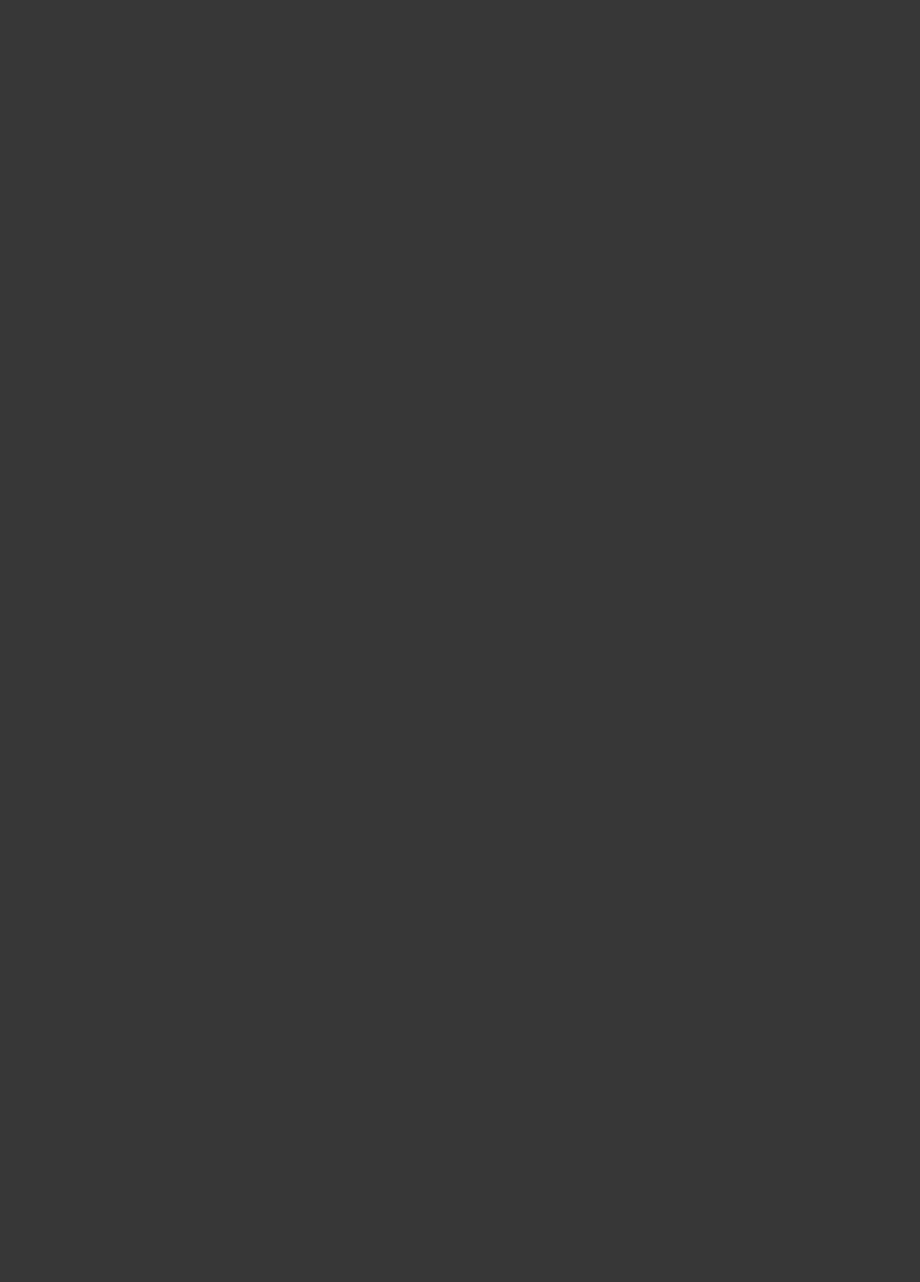
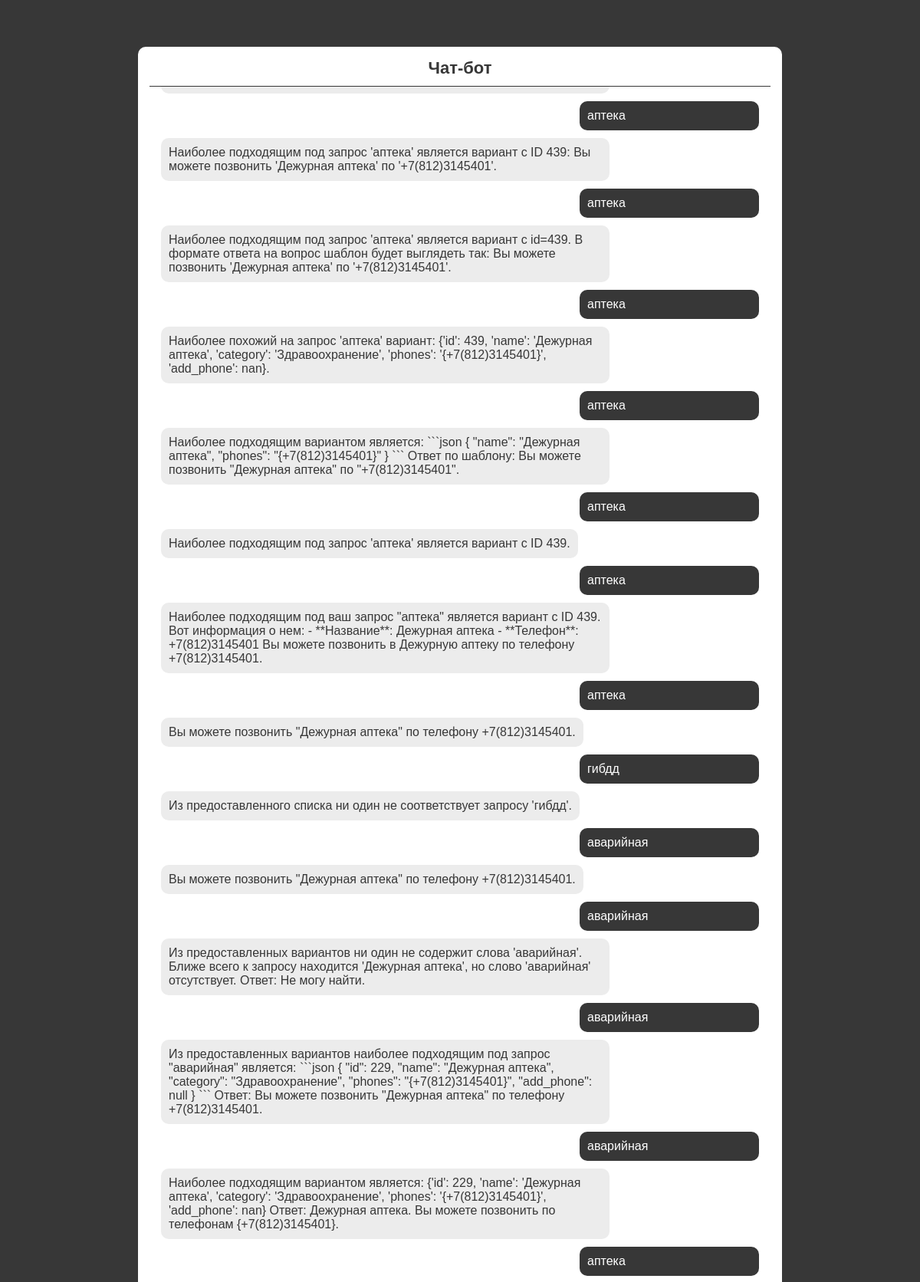
The page / (upper part) on the database its author committed (2 pictures, top to bottom).
### main/models.py (models this page shows, shortened)
class ChatMessage(models.Model):
    query = models.TextField()
    response = models.TextField()
    created_at = models.DateTimeField(auto_now_add=True)
    class Meta:
        managed = True
        verbose_name = 'Сообщение'
        verbose_name_plural = 'Сообщения чата'

### main/views.py (the view, shortened to what this page needs)
# urls.py: path('', render_main_page, name='main'),
def render_main_page(request):
    all_messages = ChatMessage.objects.all()
    return render(request, 'main/main_page.html', {"messages": all_messages})

### main/templates/main/main_page.html (shortened to what this page needs)
{% load static %}
<!DOCTYPE html>
<html lang="ru">
<head>
    <link rel="stylesheet" href="{% static 'main/css/styles.css' %}">
</head>
<body>
    <div class="card-container">
        <div class="card-header">
            <div class="text-h2 text-black">Чат-бот</div>
        </div>
        <div class="card-body">
            <div class="messages-container">
                {% for message in messages %}
                <div class="message-box right">
                    <p class="text-h3 text-white">{{ message.query }}</p>
                </div>
                <div class="message-box left">
                    <p class="text-h3 text-black">{{ message.response }}</p>
                </div>
                {% endfor %}
            </div>
        </div>
    </div>
</body>
</html>

### main/static/main/css/styles.css (style rules this page uses)
html { box-sizing: border-box; }
*, *::before, *::after { box-sizing: border-box; padding: 0; margin: 0; }
body { font-family: "Onest", sans-serif; font-weight: normal; background-color: #373737; display: flex; flex-direction: column; justify-content: center; align-items: center; height: 100vh; }
:root { --accent-color: #0083F5; --accent-bc: #024a9d; --black-color: #373737; --white-color: #fff; --grey-color: #ECECEC; --light-grey-color: rgba(237, 237, 237, 0.611); --dark-grey-color: #AFAFAF; }
.text-h2 { font-family: "Onest", sans-serif; font-weight: 700; font-size: 22px; }
.text-black { color: var(--black-color); }
.card-container { background-color: var(--white-color); border-radius: 10px; padding: 15px; display: flex; flex-direction: column; max-width: 70%; }
.card-header { display: flex; flex-direction: column; align-items: center; padding-bottom: 10px; border-bottom: 1px solid var(--black-color); }
.card-body { flex: 1; overflow-y: auto; }
.messages-container { display: flex; flex-direction: column; flex-wrap: nowrap; gap: 10px; padding: 15px; max-height: calc(100vh* 0.6); overflow-y: auto; overflow-x: hidden; }

### rows shown on the page
ChatMessage: query "аптека", response "Наиболее подходящим под запрос 'аптека' является вариант с ID 439: Вы можете позвонить 'Дежурная аптека' по '+7(812)3145401'."
ChatMessage: query "аптека", response "Наиболее подходящим под запрос 'аптека' является вариант с id=439. В формате ответа на вопрос шаблон будет выглядеть так: Вы можете позвонить 'Дежурная аптека' по '+7(812)3145401'."
ChatMessage: query "аптека", response "Наиболее похожий на запрос 'аптека' вариант: {'id': 439, 'name': 'Дежурная аптека', 'category': 'Здравоохранение', 'phones': '{+7(812)3145401}', 'add_phone': nan}."
ChatMessage: query "аптека", response "Наиболее подходящим вариантом является: ```json { \"name\": \"Дежурная аптека\", \"phones\": \"{+7(812)3145401}\" } ``` Ответ по шаблону: Вы можете позвонить \"Дежурная аптека\" по \"+7(812)3145401\"."
ChatMessage: query "аптека", response "Наиболее подходящим под запрос 'аптека' является вариант с ID 439."
ChatMessage: query "аптека", response "Наиболее подходящим под ваш запрос \"аптека\" является вариант с ID 439. Вот информация о нем: - **Название**: Дежурная аптека - **Телефон**: +7(812)3145401 Вы можете позвонить в Дежурную аптеку по телефону +7(812)3145401."
ChatMessage: query "аптека", response "Вы можете позвонить \"Дежурная аптека\" по телефону +7(812)3145401."
ChatMessage: query "гибдд", response "Из предоставленного списка ни один не соответствует запросу 'гибдд'."
ChatMessage: query "аварийная", response "Вы можете позвонить \"Дежурная аптека\" по телефону +7(812)3145401."
ChatMessage: query "аварийная", response "Из предоставленных вариантов ни один не содержит слова 'аварийная'. Ближе всего к запросу находится 'Дежурная аптека', но слово 'аварийная' отсутствует. Ответ: Не могу найти."
ChatMessage: query "аварийная", response "Из предоставленных вариантов наиболее подходящим под запрос \"аварийная\" является: ```json { \"id\": 229, \"name\": \"Дежурная аптека\", \"category\": \"Здравоохранение\", \"phones\": \"{+7(812)3145401}\", \"add_phone\": null } ``` Ответ: Вы можете позвонить \"Дежурная аптека\" по телефону +7(812)3145401."
ChatMessage: query "аварийная", response "Наиболее подходящим вариантом является: {'id': 229, 'name': 'Дежурная аптека', 'category': 'Здравоохранение', 'phones': '{+7(812)3145401}', 'add_phone': nan} Ответ: Дежурная аптека. Вы можете позвонить по телефонам {+7(812)3145401}."
ChatMessage: query "аптека"
